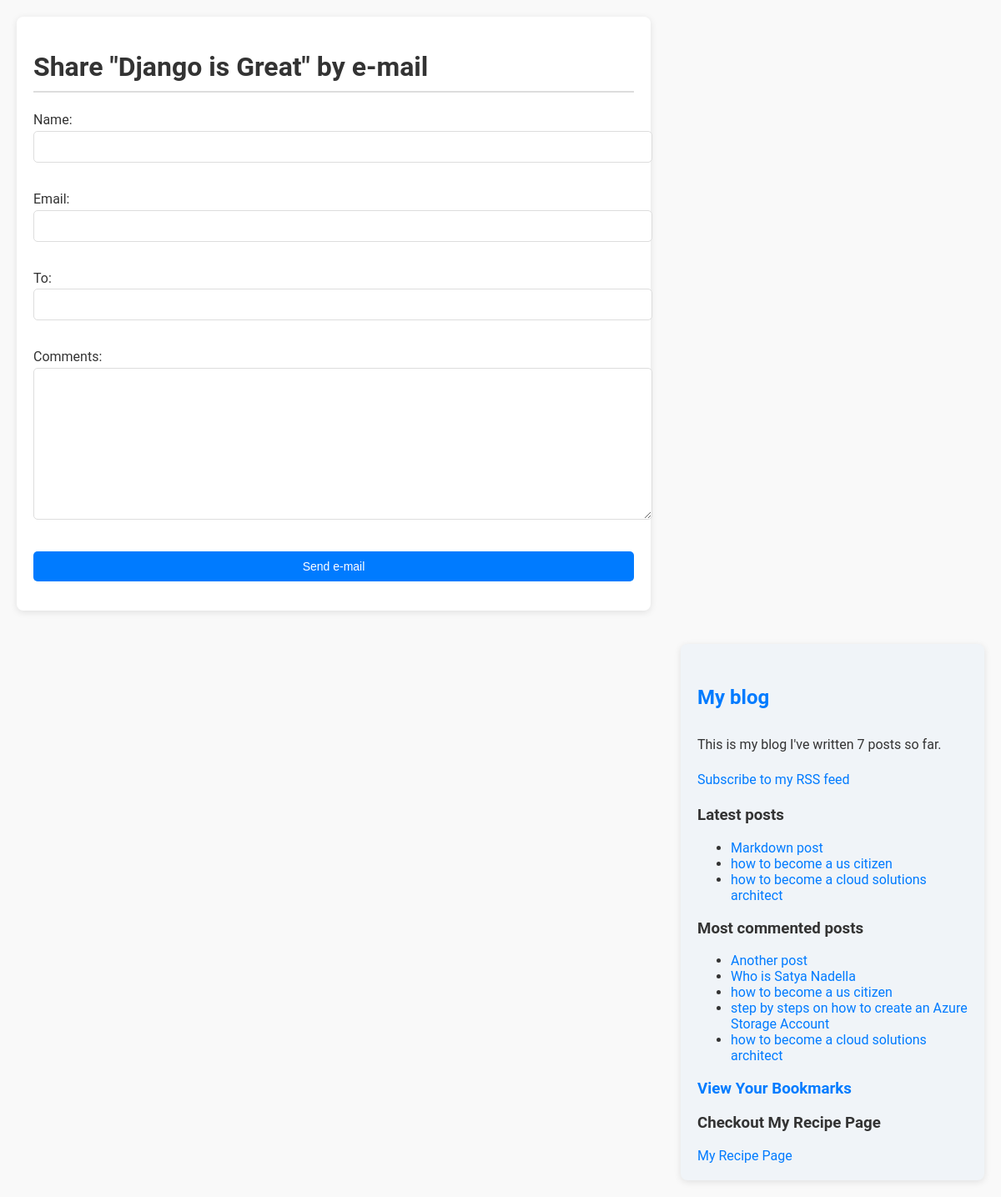
/1/share/, run on the app's committed database.
### blog/models.py (models this page shows, shortened)
class Post(models.Model):
    class Status(models.TextChoices):
        DRAFT = "DF", "Draft"
        PUBLISHED = "PB", "Published"
    title = models.CharField(max_length=250)
    slug = models.SlugField(max_length=250, unique_for_date="publish")
    author = models.ForeignKey(
        settings.AUTH_USER_MODEL, on_delete=models.CASCADE, related_name="blog_posts"
    )
    body = models.TextField()
    publish = models.DateTimeField(default=timezone.now)
    photo = models.ImageField(upload_to="blogs/%Y/%m/%d/", blank=True)
    created = models.DateTimeField(auto_now_add=True)
    updated = models.DateTimeField(auto_now=True)
    status = models.CharField(max_length=2, choices=Status, default=Status.DRAFT)
    objects = models.Manager()  # The default manager.
    published = PublishedManager()  # Our custom manager.
    tags = TaggableManager()
    class Meta:
        ordering = ["-publish"]
        indexes = [
            models.Index(fields=["-publish"]),
        ]
    def get_absolute_url(self):
        return reverse(
            "blog:post_detail",
            args=[
                self.publish.year,
                self.publish.month,
                self.publish.day,
                self.slug,
            ],
        )

### blog/views.py (the view)
# urls.py: path("<int:post_id>/share/", views.post_share, name="post_share"),
def post_share(request, post_id):
    post = get_object_or_404(Post, id=post_id, status=Post.Status.PUBLISHED)
    sent = False
    if request.method == "POST":
        form = EmailPostForm(request.POST)
        if form.is_valid():
            cd = form.cleaned_data
            post_url = request.build_absolute_uri(post.get_absolute_url())
            subject = (
                f"{cd['name']} ({cd['email']}) " f"recommends you read {post.title}"
            )
            message = (
                f"Read {post.title} at {post_url}\n\n"
                f"{cd['name']}'s comments: {cd['comments']}"
            )
            send_mail(
                subject=subject,
                message=message,
                from_email=None,
                recipient_list=[cd["to"]],
            )
            sent = True
    else:
        form = EmailPostForm()
    return render(
        request,
        "blog/post/share.html",
        {"post": post, "form": form, "sent": sent},
    )

### blog/forms.py
class EmailPostForm(forms.Form):
    name = forms.CharField(max_length=25)
    email = forms.EmailField()
    to = forms.EmailField()
    comments = forms.CharField(required=False, widget=forms.Textarea)

### blog/models.py (called while the page is built)
    def get_queryset(self):
        return super().get_queryset().filter(status=Post.Status.PUBLISHED)

### blog/templatetags/blog_tags.py (called while the page is built)
@register.simple_tag
def total_posts():
 return Post.published.count()

@register.inclusion_tag('blog/post/latest_posts.html')
def show_latest_posts(count=5):
    latest_posts = Post.published.order_by('-publish')[:count]
    return {'latest_posts': latest_posts}

@register.simple_tag
def get_most_commented_posts(count=5):
    return Post.published.annotate(
        total_comments=Count('comments')
    ).order_by('-total_comments')[:count]

### blog/templates/blog/post/share.html (shortened to what this page needs)
{% extends "blog/base.html" %}
{% block content %}
  {% if sent %}
    <h1>E-mail successfully sent</h1>
    <p>
      "{{ post.title }}" was successfully sent to {{ form.cleaned_data.to }}.
    </p>
  {% else %}
    <h1>Share "{{ post.title }}" by e-mail</h1>
    <form method="post" novalidate>
      {{ form.as_p }}
      <input type="submit" value="Send e-mail">
    </form>
  {% endif %}
{% endblock %}

### blog/templates/blog/base.html (shortened to what this page needs)
{% load blog_tags %}
{% load static %}
<!DOCTYPE html>
<html>
<head>
    <link href="{% static 'css/blog2.css' %}" rel="stylesheet">
</head>
<body>
    <div id="content">
        {% block content %}
        {% endblock %}
    </div>
    <div id="sidebar">
        <h2>My blog</h2>
        <p>
            This is my blog
            I've written {% total_posts %} posts so far.
        </p>
        <p>
            <a href="{% url 'blog:post_feed' %}">
                Subscribe to my RSS feed
            </a>
        </p>
        <h3>Latest posts</h3>
        {% show_latest_posts 3 %}
        <h3>Most commented posts</h3>
        {% get_most_commented_posts as most_commented_posts %}
        <ul>
            {% for post in most_commented_posts %}
            <li>
                <a href="{{ post.get_absolute_url }}">{{ post.title }}</a>
            </li>
            {% endfor %}
        </ul>
        <h3><a href="{% url 'blog:view_bookmarks' %}">View Your Bookmarks</a></h3>
        <h3>Checkout My Recipe Page</h3>
        <a href="{% url 'blog:recipe_list' %}"> My Recipe Page</a>
    </div>
</body>
</html>

### blog/templates/blog/post/latest_posts.html
<ul>
    {% for post in latest_posts %}
      <li>
        <a href="{{ post.get_absolute_url }}">{{ post.title }}</a>
      </li>
    {% endfor %}
  </ul>

### blog/static/css/blog2.css (style rules this page uses)
body { margin: 0; padding: 0; font-family: 'Roboto', sans-serif; background-color: #f9f9f9; color: #333; }
a { color: #007BFF; text-decoration: none; }
h1 { font-weight: 700; border-bottom: 2px solid #ddd; padding-bottom: 10px; margin-bottom: 20px; }
h2 { font-weight: 600; margin: 30px 0; color: #007BFF; }
#content { float: left; width: 60%; padding: 20px; background-color: #fff; box-shadow: 0 2px 8px rgba(0, 0, 0, 0.1); border-radius: 8px; margin: 20px; }
#sidebar { float: right; width: 27%; padding: 20px; background-color: #f0f4f8; border-radius: 8px; box-shadow: 0 2px 8px rgba(0, 0, 0, 0.1); margin: 20px; }
p { line-height: 1.6; }
label { color: #333; margin-bottom: 5px; }
input, textarea { width: 100%; padding: 10px; border: 1px solid #ddd; border-radius: 5px; margin-bottom: 15px; font-size: 14px; }
input[type=submit] { background-color: #007BFF; color: white; border: none; padding: 10px 20px; font-size: 14px; border-radius: 5px; cursor: pointer; }

### data on the page
Post: title "Django is Great"
Post: title "Markdown post"
Post: title "how to become a us citizen"
Post: title "how to become a cloud solutions architect"
Post: title "Another post"
Post: title "Who is Satya Nadella"
Post: title "step by steps on how to create an Azure Storage Account"
